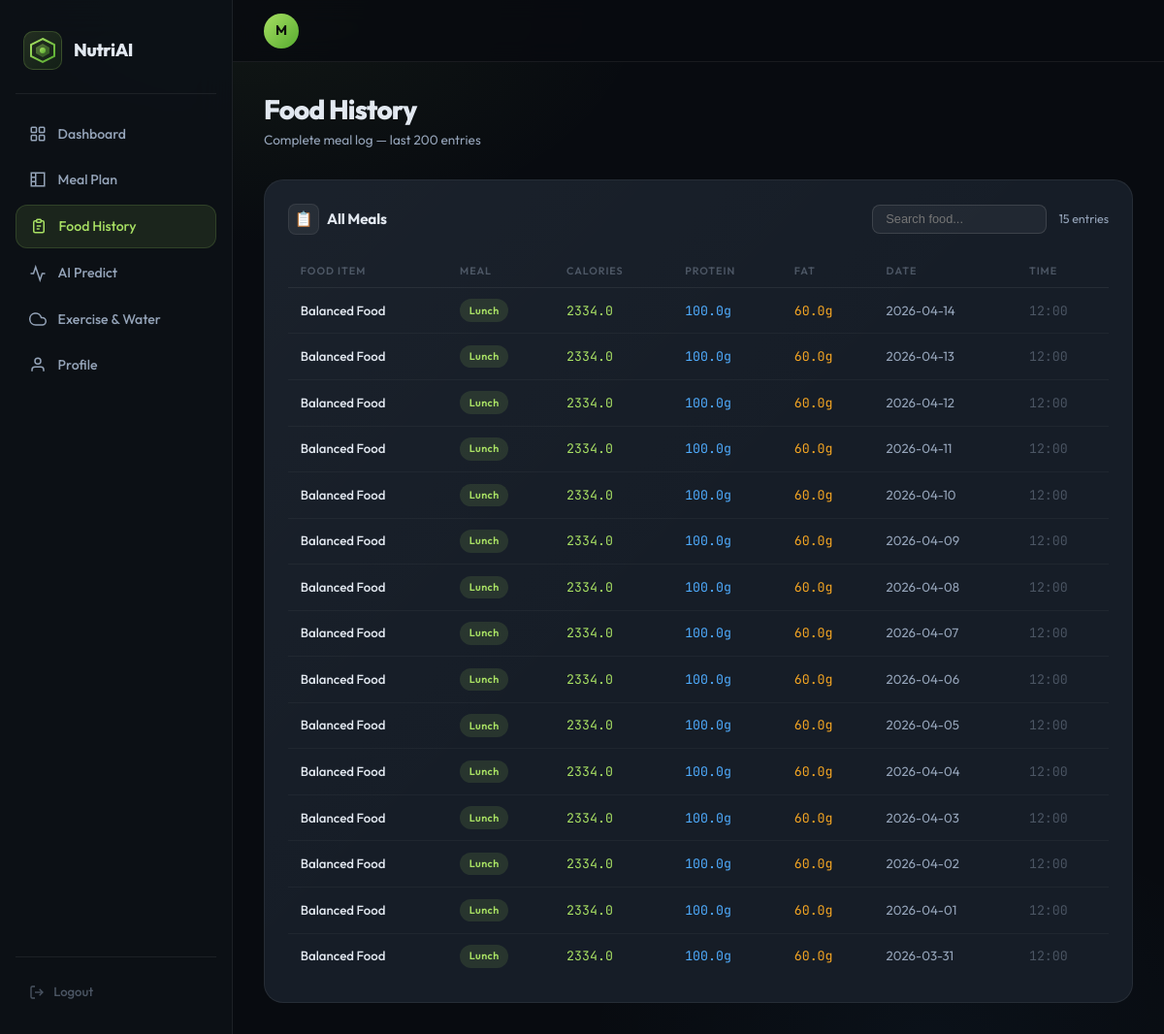
/history (signed in), run on the app's committed database.
### tables this page shows
CREATE TABLE food_logs (
        id INTEGER PRIMARY KEY AUTOINCREMENT, user_id INTEGER,
        food_name TEXT, meal_type TEXT, calories REAL, protein REAL,
        fat REAL, carbs REAL DEFAULT 0, log_date DATE, log_time TIME,
        FOREIGN KEY(user_id) REFERENCES users(id));

### app.py (the view)
@app.route('/history')
def history():
    if 'user_id' not in session: return redirect(url_for('login'))
    conn=get_db()
    logs=conn.execute('SELECT * FROM food_logs WHERE user_id=? ORDER BY log_date DESC,log_time DESC LIMIT 200',(session['user_id'],)).fetchall()
    conn.close()
    return render_template('history.html',logs=logs)

### app.py (called while the page is built)
def get_db():
    return DBConnectionWrapper()

    def execute(self, query, params=()):
        if self.is_postgres:
            pg_query = query.replace('?', '%s')
            cursor = self.conn.cursor()
            try:
                cursor.execute(pg_query, params)
            except Exception as e:
                self.conn.rollback()
                raise e
            return cursor
        else:
            return self.conn.execute(query, params)

    def close(self):
        self.conn.close()

### templates/history.html (shortened to what this page needs)
{% extends 'base.html' %}
{% block content %}
<div class="ph">
  <div class="ph-title">Food History</div>
  <div class="ph-sub">Complete meal log — last 200 entries</div>
</div>
<div class="card">
  <div class="card-header">
    <div class="card-title"><div class="card-icon">📋</div> All Meals</div>
    <div style="display:flex;gap:12px;align-items:center;">
      <input type="text" id="history-search" placeholder="Search food..."
        style="padding:.4rem .8rem;border-radius:8px;border:1px solid var(--border2);background:rgba(255,255,255,.05);color:var(--text);font-size:.8rem;outline:none;width:180px;">
      <span class="text-muted" style="font-size:.78rem">{{ logs|length }} entries</span>
    </div>
  </div>
  {% if logs %}
  <div class="tbl-wrap">
  <table class="htable" id="history-table">
    <thead>
      <tr>
        <th>Food Item</th><th>Meal</th><th>Calories</th>
        <th>Protein</th><th>Fat</th><th>Date</th><th>Time</th>
      </tr>
    </thead>
    <tbody>
    {% for log in logs %}
      <tr>
        <td style="color:var(--text);font-weight:500;max-width:200px">{{ log['food_name'] }}</td>
        <td><span class="meal-pill {{ log['meal_type'] }}">{{ log['meal_type'] }}</span></td>
        <td class="mono" style="color:var(--green)">{{ log['calories'] }}</td>
        <td class="mono" style="color:var(--blue)">{{ log['protein'] }}g</td>
        <td class="mono" style="color:var(--orange)">{{ log['fat'] }}g</td>
        <td>{{ log['log_date'] }}</td>
        <td class="mono" style="color:var(--text3)">{{ ((log['log_time'] or '') | string)[:5] }}</td>
      </tr>
    {% endfor %}
    </tbody>
  </table>
  </div>
  {% else %}
  <div class="log-empty">
    <div style="font-size:2rem;margin-bottom:.75rem">📋</div>
    No food logs yet. Start logging from the dashboard!
  </div>
  {% endif %}
</div>
{% endblock %}

### static/css/style.css (style rules this page uses)
*,*::before,*::after { box-sizing:border-box;margin:0;padding:0 }
:root { --bg: #080b10; --bg2: #0d1117; --bg3: #131920; --surface: #161d27; --surface2: #1c2534; --border: rgba(255,255,255,.07); --border2: rgba(255,255,255,.12); --green: #a8e063; --green2: #56ab2f; --green-glow:rgba(168,224,99,.15); --orange: #f5a623; --red: #ff5f57; --blue: #4facfe; --purple: #a78bfa; --text: #e2e8f0; --text2: #94a3b8; --text3: #4b5563; --font: 'Outfit',sans-serif; --mono: 'JetBrains Mono',monospace; --r: 12px; --r2: 20px; --sidebar-w: 240px; --topbar-h: 64px; }
html { font-size:16px;scroll-behavior:smooth }
body { background:var(--bg);color:var(--text);font-family:var(--font); font-weight:400;min-height:100vh;line-height:1.6; background-image: radial-gradient(ellipse 60% 40% at 20% 0%,rgba(168,224,99,.06) 0%,transparent 60%), radial-gradient(ellipse 50% 35% at 80% 100%,rgba(79,172,254,.04) 0%,transparent 60%); }
.ph { margin-bottom:1.8rem;animation:slideUp .35s ease }
.ph-title { font-size:1.75rem;font-weight:800;color:var(--text); letter-spacing:-.03em;line-height:1.2; }
.ph-sub { color:var(--text2);font-size:.85rem;margin-top:.3rem; display:flex;align-items:center;gap:.5rem;flex-wrap:wrap; }
.card { background:var(--surface);border:1px solid var(--border); border-radius:var(--r2);padding:1.5rem; position:relative;overflow:hidden; }
.card::after { content:'';position:absolute;inset:0; background:linear-gradient(135deg,rgba(255,255,255,.02) 0%,transparent 50%); pointer-events:none; }
.card-header { display:flex;align-items:center;justify-content:space-between; margin-bottom:1.3rem; }
.card-title { font-size:.95rem;font-weight:700;color:var(--text); display:flex;align-items:center;gap:.5rem;letter-spacing:-.01em; }
.card-icon { width:32px;height:32px;border-radius:8px; display:flex;align-items:center;justify-content:center; font-size:.95rem;background:rgba(255,255,255,.06);border:1px solid var(--border); flex-shrink:0; }
.tbl-wrap { overflow-x:auto }
.htable { width:100%;border-collapse:collapse;font-size:.83rem }
.htable th { text-align:left;font-size:.67rem;font-weight:600;text-transform:uppercase; letter-spacing:.09em;color:var(--text3);padding:.5rem .8rem; border-bottom:1px solid var(--border);white-space:nowrap; }
.htable td { padding:.72rem .8rem;border-bottom:1px solid rgba(255,255,255,.04); color:var(--text2);vertical-align:middle; }
.htable tr:last-child td { border-bottom:none }
.meal-pill { display:inline-flex;align-items:center; font-size:.67rem;font-weight:600;padding:.2rem .6rem; border-radius:20px;text-transform:capitalize;letter-spacing:.04em; }
.meal-pill.lunch { background:rgba(168,224,99,.12);color:var(--green) }
.text-muted { color:var(--text2) }
.mono { font-family:var(--mono) }

### data on the page
food_logs: food_name "Balanced Food", meal_type "Lunch", calories "2334.0", protein "100.0", fat "60.0", log_date "2026-04-14", log_time "12:00"
food_logs: food_name "Balanced Food", meal_type "Lunch", calories "2334.0", protein "100.0", fat "60.0", log_date "2026-04-13", log_time "12:00"
food_logs: food_name "Balanced Food", meal_type "Lunch", calories "2334.0", protein "100.0", fat "60.0", log_date "2026-04-12", log_time "12:00"
food_logs: food_name "Balanced Food", meal_type "Lunch", calories "2334.0", protein "100.0", fat "60.0", log_date "2026-04-11", log_time "12:00"
food_logs: food_name "Balanced Food", meal_type "Lunch", calories "2334.0", protein "100.0", fat "60.0", log_date "2026-04-10", log_time "12:00"
food_logs: food_name "Balanced Food", meal_type "Lunch", calories "2334.0", protein "100.0", fat "60.0", log_date "2026-04-09", log_time "12:00"
food_logs: food_name "Balanced Food", meal_type "Lunch", calories "2334.0", protein "100.0", fat "60.0", log_date "2026-04-08", log_time "12:00"
food_logs: food_name "Balanced Food", meal_type "Lunch", calories "2334.0", protein "100.0", fat "60.0", log_date "2026-04-07", log_time "12:00"
food_logs: food_name "Balanced Food", meal_type "Lunch", calories "2334.0", protein "100.0", fat "60.0", log_date "2026-04-06", log_time "12:00"
food_logs: food_name "Balanced Food", meal_type "Lunch", calories "2334.0", protein "100.0", fat "60.0", log_date "2026-04-05", log_time "12:00"
food_logs: food_name "Balanced Food", meal_type "Lunch", calories "2334.0", protein "100.0", fat "60.0", log_date "2026-04-04", log_time "12:00"
food_logs: food_name "Balanced Food", meal_type "Lunch", calories "2334.0", protein "100.0", fat "60.0", log_date "2026-04-03", log_time "12:00"
food_logs: food_name "Balanced Food", meal_type "Lunch", calories "2334.0", protein "100.0", fat "60.0", log_date "2026-04-02", log_time "12:00"
food_logs: food_name "Balanced Food", meal_type "Lunch", calories "2334.0", protein "100.0", fat "60.0", log_date "2026-04-01", log_time "12:00"
food_logs: food_name "Balanced Food", meal_type "Lunch", calories "2334.0", protein "100.0", fat "60.0", log_date "2026-03-31", log_time "12:00"

### other printed values
{{ logs|length }} "15"
